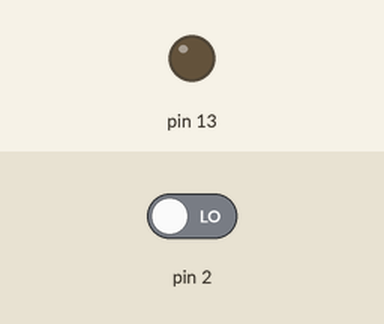
A sketch run on a simulated Arduino Uno, built with avr-gcc and run on an emulated ATmega328P. Shown: output pins drawn as LEDs (lit = HIGH). Inputs (shaded band) come from the test bench; at power-on: pin 2 LOW.

Above: at 1.2 s.
1.3 s: pin 2 driven HIGH
At 2.2 s:
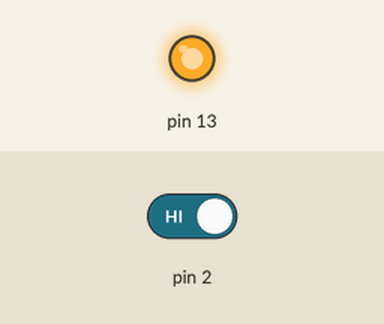
2.8 s: pin 2 driven LOW
At 3.4 s:
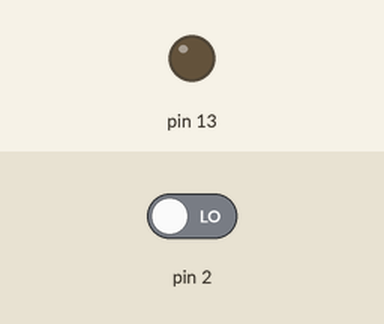
Timing chart, 0 to 5.8 s (numbered marks = the images above; inputs shaded):
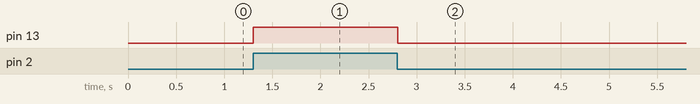

Measured:
- after the input at 1.3 s, pin 13: LOW → HIGH at once
- after the input at 2.8 s, pin 13: HIGH → LOW at once

The sketch:

neat_robo_bigery1.ino
```cpp
int pushButton = 0;

void setup()
{
  pinMode(13, OUTPUT);
   pinMode(2, INPUT);
}

void loop()
{

  pushButton = digitalRead(2);
  if (pushButton == HIGH){
    digitalWrite (13, HIGH);
  }
  else{
  digitalWrite (13, LOW);
  }

  delay(20);
}    
```
